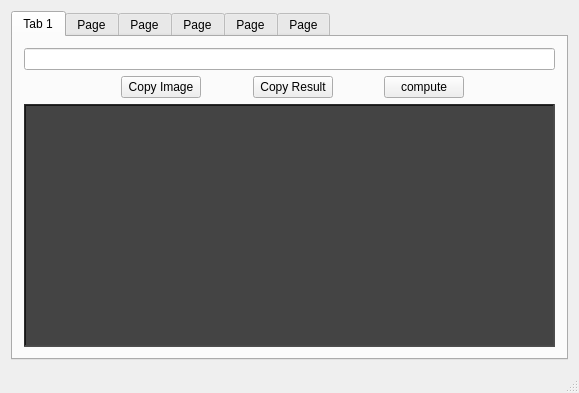
<?xml version="1.0" encoding="UTF-8"?>
<ui version="4.0">
 <class>MainWindow</class>
 <widget class="QMainWindow" name="MainWindow">
  <property name="geometry">
   <rect>
    <x>0</x>
    <y>0</y>
    <width>579</width>
    <height>393</height>
   </rect>
  </property>
  <property name="windowTitle">
   <string>LaTeX Render Test</string>
  </property>
  <widget class="QWidget" name="centralWidget">
   <layout class="QGridLayout" name="gridLayout_3">
    <item row="0" column="0">
     <widget class="QTabWidget" name="tabWidget">
      <property name="currentIndex">
       <number>0</number>
      </property>
      <widget class="QWidget" name="calc_t">
       <attribute name="title">
        <string>Tab 1</string>
       </attribute>
       <layout class="QGridLayout" name="gridLayout">
        <item row="1" column="6">
         <spacer name="horizontalSpacer_6">
          <property name="orientation">
           <enum>Qt::Horizontal</enum>
          </property>
          <property name="sizeHint" stdset="0">
           <size>
            <width>0</width>
            <height>20</height>
           </size>
          </property>
         </spacer>
        </item>
        <item row="0" column="0" colspan="10">
         <widget class="QLineEdit" name="eqnInput"/>
        </item>
        <item row="1" column="4">
         <spacer name="horizontalSpacer_3">
          <property name="orientation">
           <enum>Qt::Horizontal</enum>
          </property>
          <property name="sizeHint" stdset="0">
           <size>
            <width>0</width>
            <height>0</height>
           </size>
          </property>
         </spacer>
        </item>
        <item row="1" column="9">
         <spacer name="horizontalSpacer_2">
          <property name="orientation">
           <enum>Qt::Horizontal</enum>
          </property>
          <property name="sizeHint" stdset="0">
           <size>
            <width>0</width>
            <height>0</height>
           </size>
          </property>
         </spacer>
        </item>
        <item row="1" column="8">
         <spacer name="horizontalSpacer_5">
          <property name="orientation">
           <enum>Qt::Horizontal</enum>
          </property>
          <property name="sizeType">
           <enum>QSizePolicy::Expanding</enum>
          </property>
          <property name="sizeHint" stdset="0">
           <size>
            <width>0</width>
            <height>0</height>
           </size>
          </property>
         </spacer>
        </item>
        <item row="1" column="3">
         <widget class="QPushButton" name="clipBtnEq">
          <property name="text">
           <string>Copy Image</string>
          </property>
         </widget>
        </item>
        <item row="1" column="5">
         <widget class="QPushButton" name="clipBtnRes">
          <property name="text">
           <string>Copy Result</string>
          </property>
         </widget>
        </item>
        <item row="2" column="0" colspan="10">
         <widget class="QLabel" name="label">
          <property name="minimumSize">
           <size>
            <width>0</width>
            <height>137</height>
           </size>
          </property>
          <property name="palette">
           <palette>
            <active>
             <colorrole role="Button">
              <brush brushstyle="SolidPattern">
               <color alpha="255">
                <red>68</red>
                <green>68</green>
                <blue>68</blue>
               </color>
              </brush>
             </colorrole>
             <colorrole role="Base">
              <brush brushstyle="SolidPattern">
               <color alpha="255">
                <red>68</red>
                <green>68</green>
                <blue>68</blue>
               </color>
              </brush>
             </colorrole>
             <colorrole role="Window">
              <brush brushstyle="SolidPattern">
               <color alpha="255">
                <red>68</red>
                <green>68</green>
                <blue>68</blue>
               </color>
              </brush>
             </colorrole>
            </active>
            <inactive>
             <colorrole role="Button">
              <brush brushstyle="SolidPattern">
               <color alpha="255">
                <red>68</red>
                <green>68</green>
                <blue>68</blue>
               </color>
              </brush>
             </colorrole>
             <colorrole role="Base">
              <brush brushstyle="SolidPattern">
               <color alpha="255">
                <red>68</red>
                <green>68</green>
                <blue>68</blue>
               </color>
              </brush>
             </colorrole>
             <colorrole role="Window">
              <brush brushstyle="SolidPattern">
               <color alpha="255">
                <red>68</red>
                <green>68</green>
                <blue>68</blue>
               </color>
              </brush>
             </colorrole>
            </inactive>
            <disabled>
             <colorrole role="Button">
              <brush brushstyle="SolidPattern">
               <color alpha="255">
                <red>68</red>
                <green>68</green>
                <blue>68</blue>
               </color>
              </brush>
             </colorrole>
             <colorrole role="Base">
              <brush brushstyle="SolidPattern">
               <color alpha="255">
                <red>68</red>
                <green>68</green>
                <blue>68</blue>
               </color>
              </brush>
             </colorrole>
             <colorrole role="Window">
              <brush brushstyle="SolidPattern">
               <color alpha="255">
                <red>68</red>
                <green>68</green>
                <blue>68</blue>
               </color>
              </brush>
             </colorrole>
            </disabled>
           </palette>
          </property>
          <property name="autoFillBackground">
           <bool>false</bool>
          </property>
          <property name="styleSheet">
           <string notr="true">background-color: rgb(68, 68, 68);</string>
          </property>
          <property name="frameShape">
           <enum>QFrame::WinPanel</enum>
          </property>
          <property name="frameShadow">
           <enum>QFrame::Sunken</enum>
          </property>
          <property name="text">
           <string notr="true"/>
          </property>
          <property name="scaledContents">
           <bool>false</bool>
          </property>
          <property name="margin">
           <number>7</number>
          </property>
         </widget>
        </item>
        <item row="1" column="7">
         <widget class="QPushButton" name="compute">
          <property name="text">
           <string>compute</string>
          </property>
         </widget>
        </item>
        <item row="1" column="1">
         <spacer name="horizontalSpacer_4">
          <property name="orientation">
           <enum>Qt::Horizontal</enum>
          </property>
          <property name="sizeHint" stdset="0">
           <size>
            <width>0</width>
            <height>0</height>
           </size>
          </property>
         </spacer>
        </item>
        <item row="1" column="2">
         <spacer name="horizontalSpacer">
          <property name="orientation">
           <enum>Qt::Horizontal</enum>
          </property>
          <property name="sizeHint" stdset="0">
           <size>
            <width>0</width>
            <height>0</height>
           </size>
          </property>
         </spacer>
        </item>
       </layout>
      </widget>
      <widget class="QWidget" name="calc_adv_t">
       <attribute name="title">
        <string>Page</string>
       </attribute>
       <layout class="QGridLayout" name="gridLayout_2">
        <item row="2" column="0">
         <spacer name="horizontalSpacer_11">
          <property name="orientation">
           <enum>Qt::Horizontal</enum>
          </property>
          <property name="sizeHint" stdset="0">
           <size>
            <width>38</width>
            <height>20</height>
           </size>
          </property>
         </spacer>
        </item>
        <item row="2" column="2" colspan="2">
         <widget class="QPushButton" name="clipBtnEq_adv">
          <property name="text">
           <string>Copy Image</string>
          </property>
         </widget>
        </item>
        <item row="2" column="4">
         <spacer name="horizontalSpacer_13">
          <property name="orientation">
           <enum>Qt::Horizontal</enum>
          </property>
          <property name="sizeHint" stdset="0">
           <size>
            <width>38</width>
            <height>20</height>
           </size>
          </property>
         </spacer>
        </item>
        <item row="2" column="5" colspan="2">
         <widget class="QPushButton" name="clipBtnRes_adv">
          <property name="text">
           <string>Copy Result</string>
          </property>
         </widget>
        </item>
        <item row="2" column="9">
         <spacer name="horizontalSpacer_14">
          <property name="orientation">
           <enum>Qt::Horizontal</enum>
          </property>
          <property name="sizeHint" stdset="0">
           <size>
            <width>38</width>
            <height>20</height>
           </size>
          </property>
         </spacer>
        </item>
        <item row="2" column="10">
         <spacer name="horizontalSpacer_15">
          <property name="orientation">
           <enum>Qt::Horizontal</enum>
          </property>
          <property name="sizeHint" stdset="0">
           <size>
            <width>38</width>
            <height>20</height>
           </size>
          </property>
         </spacer>
        </item>
        <item row="3" column="0" colspan="11">
         <widget class="QLabel" name="label_adv">
          <property name="minimumSize">
           <size>
            <width>0</width>
            <height>137</height>
           </size>
          </property>
          <property name="palette">
           <palette>
            <active>
             <colorrole role="Button">
              <brush brushstyle="SolidPattern">
               <color alpha="255">
                <red>68</red>
                <green>68</green>
                <blue>68</blue>
               </color>
              </brush>
             </colorrole>
             <colorrole role="Base">
              <brush brushstyle="SolidPattern">
               <color alpha="255">
                <red>68</red>
                <green>68</green>
                <blue>68</blue>
               </color>
              </brush>
             </colorrole>
             <colorrole role="Window">
              <brush brushstyle="SolidPattern">
               <color alpha="255">
                <red>68</red>
                <green>68</green>
                <blue>68</blue>
               </color>
              </brush>
             </colorrole>
            </active>
            <inactive>
             <colorrole role="Button">
              <brush brushstyle="SolidPattern">
               <color alpha="255">
                <red>68</red>
                <green>68</green>
                <blue>68</blue>
               </color>
              </brush>
             </colorrole>
             <colorrole role="Base">
              <brush brushstyle="SolidPattern">
               <color alpha="255">
                <red>68</red>
                <green>68</green>
                <blue>68</blue>
               </color>
              </brush>
             </colorrole>
             <colorrole role="Window">
              <brush brushstyle="SolidPattern">
               <color alpha="255">
                <red>68</red>
                <green>68</green>
                <blue>68</blue>
               </color>
              </brush>
             </colorrole>
            </inactive>
            <disabled>
             <colorrole role="Button">
              <brush brushstyle="SolidPattern">
               <color alpha="255">
                <red>68</red>
                <green>68</green>
                <blue>68</blue>
               </color>
              </brush>
             </colorrole>
             <colorrole role="Base">
              <brush brushstyle="SolidPattern">
               <color alpha="255">
                <red>68</red>
                <green>68</green>
                <blue>68</blue>
               </color>
              </brush>
             </colorrole>
             <colorrole role="Window">
              <brush brushstyle="SolidPattern">
               <color alpha="255">
                <red>68</red>
                <green>68</green>
                <blue>68</blue>
               </color>
              </brush>
             </colorrole>
            </disabled>
           </palette>
          </property>
          <property name="autoFillBackground">
           <bool>false</bool>
          </property>
          <property name="styleSheet">
           <string notr="true">background-color: rgb(68, 68, 68);</string>
          </property>
          <property name="frameShape">
           <enum>QFrame::WinPanel</enum>
          </property>
          <property name="frameShadow">
           <enum>QFrame::Sunken</enum>
          </property>
          <property name="text">
           <string notr="true"/>
          </property>
          <property name="scaledContents">
           <bool>false</bool>
          </property>
          <property name="margin">
           <number>7</number>
          </property>
         </widget>
        </item>
        <item row="2" column="7">
         <spacer name="horizontalSpacer_7">
          <property name="orientation">
           <enum>Qt::Horizontal</enum>
          </property>
          <property name="sizeHint" stdset="0">
           <size>
            <width>0</width>
            <height>20</height>
           </size>
          </property>
         </spacer>
        </item>
        <item row="2" column="8">
         <widget class="QPushButton" name="compute_adv">
          <property name="text">
           <string>compute</string>
          </property>
         </widget>
        </item>
        <item row="0" column="0" rowspan="2" colspan="11">
         <widget class="QPlainTextEdit" name="eqnInput_adv"/>
        </item>
        <item row="2" column="1">
         <spacer name="horizontalSpacer_12">
          <property name="orientation">
           <enum>Qt::Horizontal</enum>
          </property>
          <property name="sizeHint" stdset="0">
           <size>
            <width>0</width>
            <height>20</height>
           </size>
          </property>
         </spacer>
        </item>
       </layout>
      </widget>
      <widget class="QWidget" name="calc_sym_t">
       <attribute name="title">
        <string>Page</string>
       </attribute>
       <layout class="QGridLayout" name="gridLayout_16">
        <item row="0" column="0" colspan="9">
         <widget class="QPlainTextEdit" name="eqnInput_sym"/>
        </item>
        <item row="1" column="0">
         <spacer name="horizontalSpacer_26">
          <property name="orientation">
           <enum>Qt::Horizontal</enum>
          </property>
          <property name="sizeHint" stdset="0">
           <size>
            <width>38</width>
            <height>20</height>
           </size>
          </property>
         </spacer>
        </item>
        <item row="1" column="1">
         <spacer name="horizontalSpacer_29">
          <property name="orientation">
           <enum>Qt::Horizontal</enum>
          </property>
          <property name="sizeHint" stdset="0">
           <size>
            <width>38</width>
            <height>20</height>
           </size>
          </property>
         </spacer>
        </item>
        <item row="1" column="2">
         <widget class="QPushButton" name="clipBtnEq_sym">
          <property name="text">
           <string>Copy Image</string>
          </property>
         </widget>
        </item>
        <item row="1" column="3">
         <spacer name="horizontalSpacer_30">
          <property name="orientation">
           <enum>Qt::Horizontal</enum>
          </property>
          <property name="sizeHint" stdset="0">
           <size>
            <width>38</width>
            <height>20</height>
           </size>
          </property>
         </spacer>
        </item>
        <item row="1" column="4">
         <widget class="QPushButton" name="clipBtnRes_sym">
          <property name="text">
           <string>Copy Result</string>
          </property>
         </widget>
        </item>
        <item row="1" column="5">
         <spacer name="horizontalSpacer_28">
          <property name="orientation">
           <enum>Qt::Horizontal</enum>
          </property>
          <property name="sizeHint" stdset="0">
           <size>
            <width>39</width>
            <height>20</height>
           </size>
          </property>
         </spacer>
        </item>
        <item row="1" column="6">
         <widget class="QPushButton" name="compute_sym">
          <property name="text">
           <string>compute</string>
          </property>
         </widget>
        </item>
        <item row="1" column="7">
         <spacer name="horizontalSpacer_27">
          <property name="orientation">
           <enum>Qt::Horizontal</enum>
          </property>
          <property name="sizeHint" stdset="0">
           <size>
            <width>38</width>
            <height>20</height>
           </size>
          </property>
         </spacer>
        </item>
        <item row="1" column="8">
         <spacer name="horizontalSpacer_25">
          <property name="orientation">
           <enum>Qt::Horizontal</enum>
          </property>
          <property name="sizeHint" stdset="0">
           <size>
            <width>38</width>
            <height>20</height>
           </size>
          </property>
         </spacer>
        </item>
        <item row="2" column="0" colspan="9">
         <widget class="QLabel" name="label_sym">
          <property name="minimumSize">
           <size>
            <width>0</width>
            <height>137</height>
           </size>
          </property>
          <property name="palette">
           <palette>
            <active>
             <colorrole role="Button">
              <brush brushstyle="SolidPattern">
               <color alpha="255">
                <red>68</red>
                <green>68</green>
                <blue>68</blue>
               </color>
              </brush>
             </colorrole>
             <colorrole role="Base">
              <brush brushstyle="SolidPattern">
               <color alpha="255">
                <red>68</red>
                <green>68</green>
                <blue>68</blue>
               </color>
              </brush>
             </colorrole>
             <colorrole role="Window">
              <brush brushstyle="SolidPattern">
               <color alpha="255">
                <red>68</red>
                <green>68</green>
                <blue>68</blue>
               </color>
              </brush>
             </colorrole>
            </active>
            <inactive>
             <colorrole role="Button">
              <brush brushstyle="SolidPattern">
               <color alpha="255">
                <red>68</red>
                <green>68</green>
                <blue>68</blue>
               </color>
              </brush>
             </colorrole>
             <colorrole role="Base">
              <brush brushstyle="SolidPattern">
               <color alpha="255">
                <red>68</red>
                <green>68</green>
                <blue>68</blue>
               </color>
              </brush>
             </colorrole>
             <colorrole role="Window">
              <brush brushstyle="SolidPattern">
               <color alpha="255">
                <red>68</red>
                <green>68</green>
                <blue>68</blue>
               </color>
              </brush>
             </colorrole>
            </inactive>
            <disabled>
             <colorrole role="Button">
              <brush brushstyle="SolidPattern">
               <color alpha="255">
                <red>68</red>
                <green>68</green>
                <blue>68</blue>
               </color>
              </brush>
             </colorrole>
             <colorrole role="Base">
              <brush brushstyle="SolidPattern">
               <color alpha="255">
                <red>68</red>
                <green>68</green>
                <blue>68</blue>
               </color>
              </brush>
             </colorrole>
             <colorrole role="Window">
              <brush brushstyle="SolidPattern">
               <color alpha="255">
                <red>68</red>
                <green>68</green>
                <blue>68</blue>
               </color>
              </brush>
             </colorrole>
            </disabled>
           </palette>
          </property>
          <property name="autoFillBackground">
           <bool>false</bool>
          </property>
          <property name="styleSheet">
           <string notr="true">background-color: rgb(68, 68, 68);</string>
          </property>
          <property name="frameShape">
           <enum>QFrame::WinPanel</enum>
          </property>
          <property name="frameShadow">
           <enum>QFrame::Sunken</enum>
          </property>
          <property name="text">
           <string notr="true"/>
          </property>
          <property name="scaledContents">
           <bool>false</bool>
          </property>
          <property name="margin">
           <number>7</number>
          </property>
         </widget>
        </item>
       </layout>
      </widget>
      <widget class="QWidget" name="varList_t">
       <attribute name="title">
        <string>Page</string>
       </attribute>
       <layout class="QGridLayout" name="gridLayout_5">
        <item row="0" column="0">
         <layout class="QGridLayout" name="gridLayout_4"/>
        </item>
       </layout>
      </widget>
      <widget class="QWidget" name="constList_t">
       <attribute name="title">
        <string>Page</string>
       </attribute>
       <layout class="QGridLayout" name="gridLayout_7">
        <item row="0" column="0">
         <layout class="QGridLayout" name="gridLayout_6"/>
        </item>
       </layout>
      </widget>
      <widget class="QWidget" name="history_t">
       <attribute name="title">
        <string>Page</string>
       </attribute>
       <layout class="QGridLayout" name="gridLayout_8">
        <item row="0" column="0">
         <widget class="QListWidget" name="history_ls"/>
        </item>
       </layout>
      </widget>
     </widget>
    </item>
   </layout>
  </widget>
  <widget class="QMenuBar" name="menuBar">
   <property name="geometry">
    <rect>
     <x>0</x>
     <y>0</y>
     <width>579</width>
     <height>29</height>
    </rect>
   </property>
  </widget>
  <widget class="QStatusBar" name="statusBar">
   <property name="minimumSize">
    <size>
     <width>0</width>
     <height>0</height>
    </size>
   </property>
  </widget>
 </widget>
 <layoutdefault spacing="6" margin="11"/>
 <resources/>
 <connections/>
</ui>
